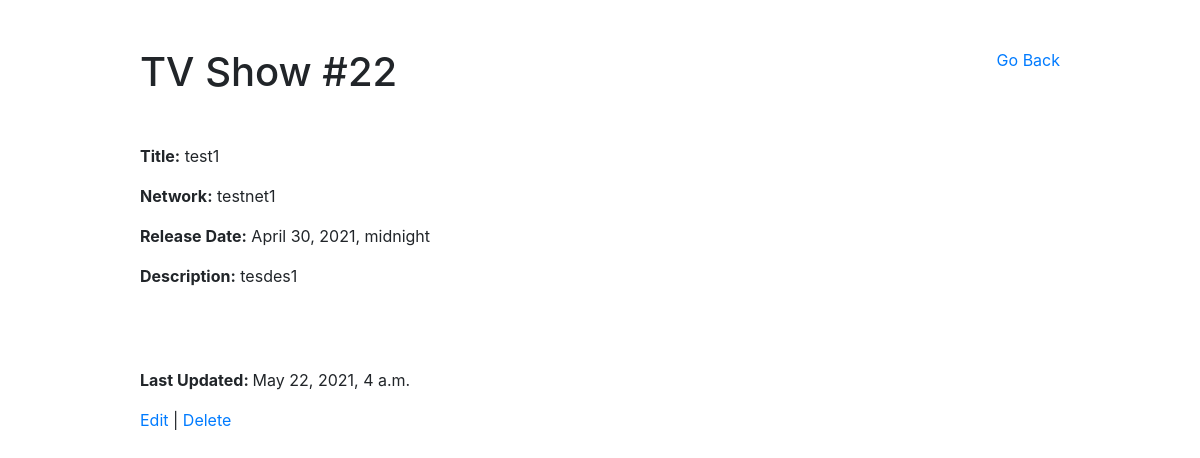
Screenshot of /shows/22 with the database file from the repository.
### tv_shows_app/models.py (models this page shows)
class Show(models.Model):
    title = models.CharField(max_length=255)
    network = models.CharField(max_length=255)
    release_date = models.DateTimeField()
    description = models.TextField()
    created_at = models.DateTimeField(auto_now_add=True)
    updated_at = models.DateTimeField(auto_now=True)
    objects = ShowManager()

### tv_shows_app/views.py (the view)
# urls.py: path('shows/<int:id>', views.show_info),
def show_info(request, id):  # path('shows/<int:id>', views.show_info),
    context = {
        "this_show": Show.objects.get(id=id),
    }
    return render(request, 'show_info.html', context)

### tv_shows_app/templates/show_info.html (shortened to what this page needs)
<!DOCTYPE html>
<html lang="en">
<head>
    <link rel="stylesheet" href="https://stackpath.bootstrapcdn.com/bootstrap/4.5.2/css/bootstrap.min.css"
>
</head>
<body>
    <div class="container mt-5">
        <div class="row">
            <div class="col-sm-10 offset-sm-1 mb-3">
                <a class="float-right" href="/shows">Go Back</a>
                <h1>TV Show #{{ this_show.id }}</h1>
                <div class="mt-5">
                    <p><b>Title:</b> {{ this_show.title }}</p>
                    <p><b>Network:</b> {{ this_show.network }}</p>
                    <p><b>Release Date:</b> {{ this_show.release_date }}</p>
                    <p><b>Description:</b> {{ this_show.description }}</p>
                </div>
            </div>
        </div>
        <div class="row mt-5">
            <div class="col-sm-10 offset-sm-1">
                <p><b>Last Updated: </b>{{ this_show.updated_at }}</p>
                <a href="/shows/{{this_show.id}}/edit">Edit</a> |
                <a href="/shows/{{this_show.id}}/destroy">Delete</a>
            </div>
        </div>
    </div>
</body>
</html>

### rows the page displays
Show: id "22", title "test1", network "testnet1", release_date "April 30, 2021, midnight", description "tesdes1", updated_at "May 22, 2021, 4 a.m."
